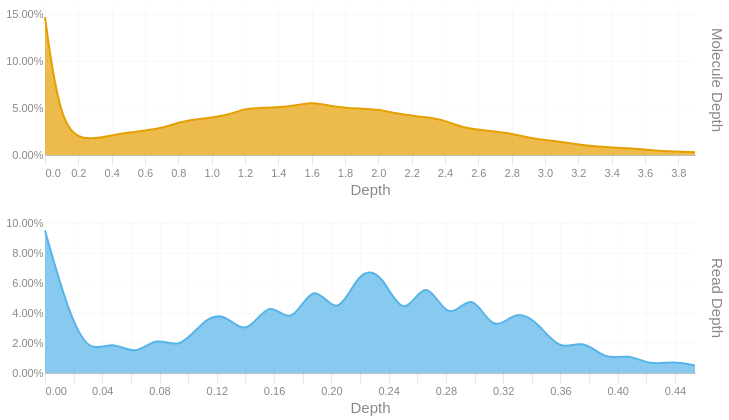

The notebook cell saved with this chart:
### Code cell
readdep = depth_hist(tb['Read Depth'], q99, 3)
readdep = readdep.with_columns(pl.lit('Read Depth').alias('Metric'))
if not SKIPLR:
    moldep = depth_hist(tb['Molecule Depth'], mol_q99, 1)
    moldep = moldep.with_columns(pl.lit('Molecule Depth').alias('Metric'))
    _hist = pl.concat([readdep, moldep])
    _hist = _hist.filter(pl.col('Proportion') != 0)
    with SafeRender(_hist):
        (
            alt.Chart(_hist)        
            .mark_area(interpolate = "basis")
            .encode(
                x=alt.X('Bin:Q').scale(domainMin=0).axis(alt.Axis(title='Depth')),
                y = alt.Y('Proportion:Q', title = None).axis(format = '.2%'),
                color = alt.Color('Metric:N').legend(None),
                row = alt.Row("Metric:N").header(title = None, labelOrient = 'right'),
                tooltip = [
                    alt.Tooltip("Metric:N", title = "Metric"),
                    alt.Tooltip('Interval:N', title = "Depth Interval"),
                    alt.Tooltip('Proportion:Q', title = "% Alignments").format('.2%')
                ]
            )
            .resolve_scale(x='independent', y='independent')
            .properties(
                height = 150, width = 650,
                usermeta={'embedOptions': {'downloadFileName': f'{samplename}.depth.hist'}}
            )
        ).display()
else:
    readdep = readdep.filter(pl.col('Proportion') != 0)
    with SafeRender(readdep):
        (
            alt.Chart(readdep)        
            .mark_area(interpolate = "basis")
            .encode(
                x=alt.X('Bin:Q').scale(domainMin=0).axis(alt.Axis(title='Depth')),
                y = alt.Y('Proportion:Q', title = None).axis(format = '.2%'),
                tooltip = [
                    alt.Tooltip('Interval:N', title = "Depth Interval"),
                    alt.Tooltip('Proportion:Q', title = "% Alignments").format('.2%')
                ]
            )
            .properties(
                usermeta={'embedOptions': {'downloadFileName': f'{samplename}.depth.hist'}}
            )
        ).display()

### Figure 1 — Vega-Lite specification as saved in the notebook (floating-point values rounded to 4 significant figures)
{"width": 650, "height": 150, "config": {"title": {"anchor": "start", "dy": -15, "fontSize": 18, "color": "#888888", "subtitleColor": "#888888", "subtitleFontSize": 14}, "arc": {"fill": "#0072B2"}, "axis": {"domainColor": "#888888", "domainWidth": 0.5, "gridWidth": 0.2, "grid": false, "titleFontWeight": 400, "titleFontSize": 15, "labelFontSize": 11, "labelColor": "#888888", "tickColor": "#888888", "tickWidth": 0.2, "titleColor": "#888888"}, "axisBand": {"grid": false}, "axisX": {"grid": true, "tickSize": 10, "domainCap": "round"}, "axisY": {"domain": false, "grid": true, "tickSize": 0, "domainCap": "round"}, "background": "transparent", "header": {"labelFontSize": 15, "labelColor": "#888888", "titleFontSize": 15, "titleFontWeight": 600, "titleColor": "#888888"}, "legend": {"labelFont": "sans-serif", "labelFontSize": 12, "labelColor": "#888888", "symbolSize": 100, "symbolType": "circle", "titleFontSize": 12, "titlePadding": 10, "titleColor": "#888888", "title": null}, "range": {"category": ["#E69F00", "#56B4E9", "#009E73", "#F0E442", "#0072B2", "#D55E00", "#CC79A7", "#000000"], "diverging": ["#cfe8f3", "#a2d4ec", "#73bfe2", "#46abdb", "#1696d2", "#12719e"]}, "area": {"fill": "#0072B2", "fillOpacity": 0.7, "line": true, "strokeOpacity": 0.7}, "line": {"color": "#0072B2", "stroke": "#0072B2", "strokeWidth": 2}, "trail": {"color": "#0072B2", "stroke": "#0072B2", "strokeWidth": 0, "size": 1}, "point": {"filled": true, "fillOpacity": 1.0, "size": 95}, "text": {"color": "#888888", "fontSize": 11, "align": "right", "fontWeight": 400, "size": 11}, "bar": {"fill": "#0072B2", "stroke": null}, "view": {"stroke": null, "continuousWidth": 660, "continuousHeight": 400}}, "data": {"name": "data-608c9e87e05cbb124f1ad8dbe53de469"}, "mark": {"type": "area", "interpolate": "basis"}, "encoding": {"color": {"field": "Metric", "legend": null, "type": "nominal"}, "row": {"field": "Metric", "header": {"title": null, "labelOrient": "right"}, "type": "nominal"}, "tooltip": [{"field": "Metric", "title": "Metric", "type": "nominal"}, {"field": "Interval", "title": "Depth Interval", "type": "nominal"}, {"field": "Proportion", "format": ".2%", "title": "% Alignments", "type": "quantitative"}], "x": {"axis": {"title": "Depth"}, "field": "Bin", "scale": {"domainMin": 0}, "type": "quantitative"}, "y": {"axis": {"format": ".2%"}, "field": "Proportion", "title": null, "type": "quantitative"}}, "resolve": {"scale": {"x": "independent", "y": "independent"}}, "usermeta": {"embedOptions": {"downloadFileName": "TF26LRJL0094_50B_L_10484332_23Y22YLT4_L7.depth.hist"}}, "$schema": "https://vega.github.io/schema/vega-lite/v6.4.1.json", "datasets": {"data-608c9e87e05cbb124f1ad8dbe53de469": [{"Bin": 0.0, "Interval": "0.0-0.016", "Proportion": 0.095, "Metric": "Read Depth"}, {"Bin": 0.016, "Interval": "0.016-0.031", "Proportion": 0.041, "Metric": "Read Depth"}, {"Bin": 0.031, "Interval": "0.031-0.047", "Proportion": 0.012, "Metric": "Read Depth"}, {"Bin": 0.047, "Interval": "0.047-0.063", "Proportion": 0.022, "Metric": "Read Depth"}, {"Bin": 0.063, "Interval": "0.063-0.078", "Proportion": 0.011, "Metric": "Read Depth"}, {"Bin": 0.078, "Interval": "0.078-0.094", "Proportion": 0.025, "Metric": "Read Depth"}, {"Bin": 0.094, "Interval": "0.094-0.11", "Proportion": 0.015, "Metric": "Read Depth"}, {"Bin": 0.11, "Interval": "0.11-0.125", "Proportion": 0.035, "Metric": "Read Depth"}, {"Bin": 0.125, "Interval": "0.125-0.141", "Proportion": 0.041, "Metric": "Read Depth"}, {"Bin": 0.141, "Interval": "0.141-0.157", "Proportion": 0.023, "Metric": "Read Depth"}, {"Bin": 0.157, "Interval": "0.157-0.172", "Proportion": 0.051, "Metric": "Read Depth"}, {"Bin": 0.172, "Interval": "0.172-0.188", "Proportion": 0.029, "Metric": "Read Depth"}, {"Bin": 0.188, "Interval": "0.188-0.204", "Proportion": 0.064, "Metric": "Read Depth"}, {"Bin": 0.204, "Interval": "0.204-0.219", "Proportion": 0.034, "Metric": "Read Depth"}, {"Bin": 0.219, "Interval": "0.219-0.235", "Proportion": 0.069, "Metric": "Read Depth"}, {"Bin": 0.235, "Interval": "0.235-0.251", "Proportion": 0.068, "Metric": "Read Depth"}, {"Bin": 0.251, "Interval": "0.251-0.266", "Proportion": 0.033, "Metric": "Read Depth"}, {"Bin": 0.266, "Interval": "0.266-0.282", "Proportion": 0.067, "Metric": "Read Depth"}, {"Bin": 0.282, "Interval": "0.282-0.298", "Proportion": 0.031, "Metric": "Read Depth"}, {"Bin": 0.298, "Interval": "0.298-0.313", "Proportion": 0.057, "Metric": "Read Depth"}, {"Bin": 0.313, "Interval": "0.313-0.329", "Proportion": 0.025, "Metric": "Read Depth"}, {"Bin": 0.329, "Interval": "0.329-0.345", "Proportion": 0.043, "Metric": "Read Depth"}, {"Bin": 0.345, "Interval": "0.345-0.36", "Proportion": 0.033, "Metric": "Read Depth"}, {"Bin": 0.36, "Interval": "0.36-0.376", "Proportion": 0.014, "Metric": "Read Depth"}, {"Bin": 0.376, "Interval": "0.376-0.392", "Proportion": 0.023, "Metric": "Read Depth"}, {"Bin": 0.392, "Interval": "0.392-0.407", "Proportion": 0.008, "Metric": "Read Depth"}, {"Bin": 0.407, "Interval": "0.407-0.423", "Proportion": 0.013, "Metric": "Read Depth"}, {"Bin": 0.423, "Interval": "0.423-0.439", "Proportion": 0.005, "Metric": "Read Depth"}, {"Bin": 0.439, "Interval": "0.439-0.454", "Proportion": 0.008, "Metric": "Read Depth"}, {"Bin": 0.454, "Interval": "0.454-0.47", "Proportion": 0.005, "Metric": "Read Depth"}, {"Bin": 0.0, "Interval": "0.0-0.1", "Proportion": 0.147, "Metric": "Molecule Depth"}, {"Bin": 0.1, "Interval": "0.1-0.3", "Proportion": 0.018, "Metric": "Molecule Depth"}, {"Bin": 0.3, "Interval": "0.3-0.4", "Proportion": 0.017, "Metric": "Molecule Depth"}, {"Bin": 0.4, "Interval": "0.4-0.5", "Proportion": 0.021, "Metric": "Molecule Depth"}, {"Bin": 0.5, "Interval": "0.5-0.7", "Proportion": 0.024, "Metric": "Molecule Depth"}, {"Bin": 0.7, "Interval": "0.7-0.8", "Proportion": 0.028, "Metric": "Molecule Depth"}, {"Bin": 0.8, "Interval": "0.8-0.9", "Proportion": 0.035, "Metric": "Molecule Depth"}, {"Bin": 0.9, "Interval": "0.9-1.1", "Proportion": 0.038, "Metric": "Molecule Depth"}, {"Bin": 1.1, "Interval": "1.1-1.2", "Proportion": 0.042, "Metric": "Molecule Depth"}, {"Bin": 1.2, "Interval": "1.2-1.3", "Proportion": 0.05, "Metric": "Molecule Depth"}, {"Bin": 1.3, "Interval": "1.3-1.5", "Proportion": 0.05, "Metric": "Molecule Depth"}, {"Bin": 1.5, "Interval": "1.5-1.6", "Proportion": 0.052, "Metric": "Molecule Depth"}, {"Bin": 1.6, "Interval": "1.6-1.7", "Proportion": 0.057, "Metric": "Molecule Depth"}, {"Bin": 1.7, "Interval": "1.7-1.9", "Proportion": 0.052, "Metric": "Molecule Depth"}, {"Bin": 1.9, "Interval": "1.9-2.0", "Proportion": 0.049, "Metric": "Molecule Depth"}, {"Bin": 2.0, "Interval": "2.0-2.1", "Proportion": 0.049, "Metric": "Molecule Depth"}, {"Bin": 2.1, "Interval": "2.1-2.3", "Proportion": 0.044, "Metric": "Molecule Depth"}, {"Bin": 2.3, "Interval": "2.3-2.4", "Proportion": 0.04, "Metric": "Molecule Depth"}, {"Bin": 2.4, "Interval": "2.4-2.5", "Proportion": 0.037, "Metric": "Molecule Depth"}, {"Bin": 2.5, "Interval": "2.5-2.7", "Proportion": 0.029, "Metric": "Molecule Depth"}, {"Bin": 2.7, "Interval": "2.7-2.8", "Proportion": 0.025, "Metric": "Molecule Depth"}, {"Bin": 2.8, "Interval": "2.8-2.9", "Proportion": 0.023, "Metric": "Molecule Depth"}, {"Bin": 2.9, "Interval": "2.9-3.1", "Proportion": 0.018, "Metric": "Molecule Depth"}, {"Bin": 3.1, "Interval": "3.1-3.2", "Proportion": 0.014, "Metric": "Molecule Depth"}, {"Bin": 3.2, "Interval": "3.2-3.3", "Proportion": 0.011, "Metric": "Molecule Depth"}, {"Bin": 3.3, "Interval": "3.3-3.5", "Proportion": 0.009, "Metric": "Molecule Depth"}, {"Bin": 3.5, "Interval": "3.5-3.6", "Proportion": 0.007, "Metric": "Molecule Depth"}, {"Bin": 3.6, "Interval": "3.6-3.7", "Proportion": 0.006, "Metric": "Molecule Depth"}, {"Bin": 3.7, "Interval": "3.7-3.9", "Proportion": 0.004, "Metric": "Molecule Depth"}, {"Bin": 3.9, "Interval": "3.9-4.0", "Proportion": 0.003, "Metric": "Molecule Depth"}]}}
